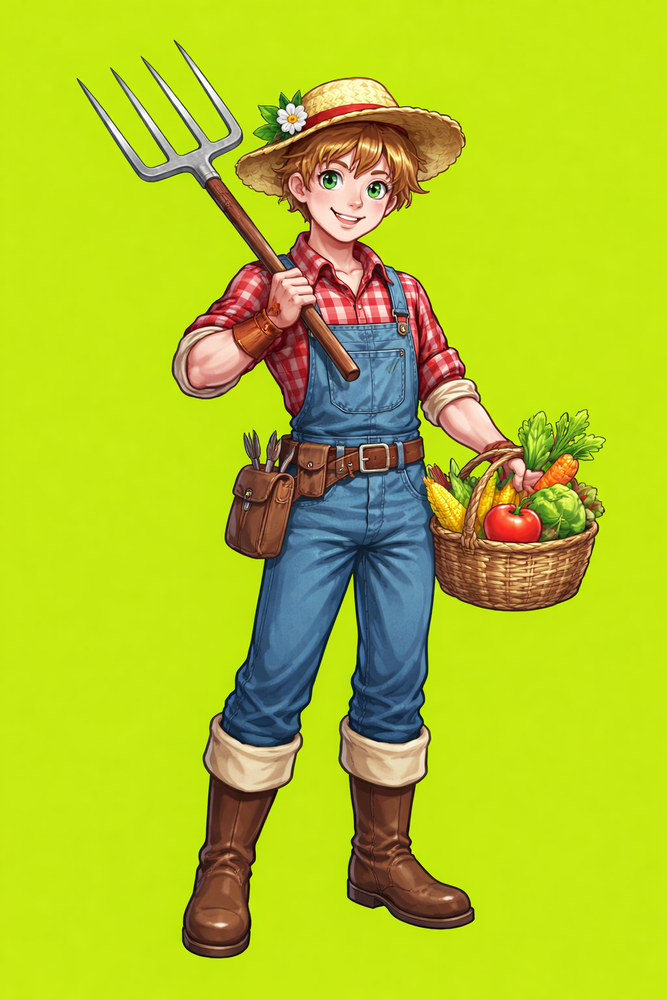
#> input picture Assets/adb5fb55-068e-4b3c-9bda-e4b9da497797.png, 667 x 1000 px, shrunk from 1024 x 1536 before the run
$ python extract_sprites_drag_drop.py adb5fb55-068e-4b3c-9bda-e4b9da497797.png
#> lines starting #> are read from the running program, lines starting #| are printed output that depends on the picture; after the words box and inside, x2 and y2 are one past the last pixel; in counts of white or black regions, pixels touching at a corner belong together
import sys
import os
import cv2
import numpy as np

def extract_sprites(img_path):
#> called with img_path = 'adb5fb55-068e-4b3c-9bda-e4b9da497797.png'
    print(f"Processing spritesheet: {img_path}")

    # Try loading the image with an alpha channel
    img = cv2.imread(img_path, cv2.IMREAD_UNCHANGED)
#> img is the input picture: shape (1000, 667, 3); mean B, G, R 37.2, 198.8, 178.6

    if img is None:
        print(f"  -> Failed to load image: {img_path}")
        return

    # Create a mask to identify distinct sprites
    if len(img.shape) == 3 and img.shape[2] == 4:
        # Use alpha channel if present
        alpha = img[:, :, 3]
        _, mask = cv2.threshold(alpha, 5, 255, cv2.THRESH_BINARY)
    else:
        # Assume top-left pixel is background
        bg_color = img[0, 0]
#> bg_color = [27, 231, 201]
        diff = cv2.absdiff(img, bg_color)
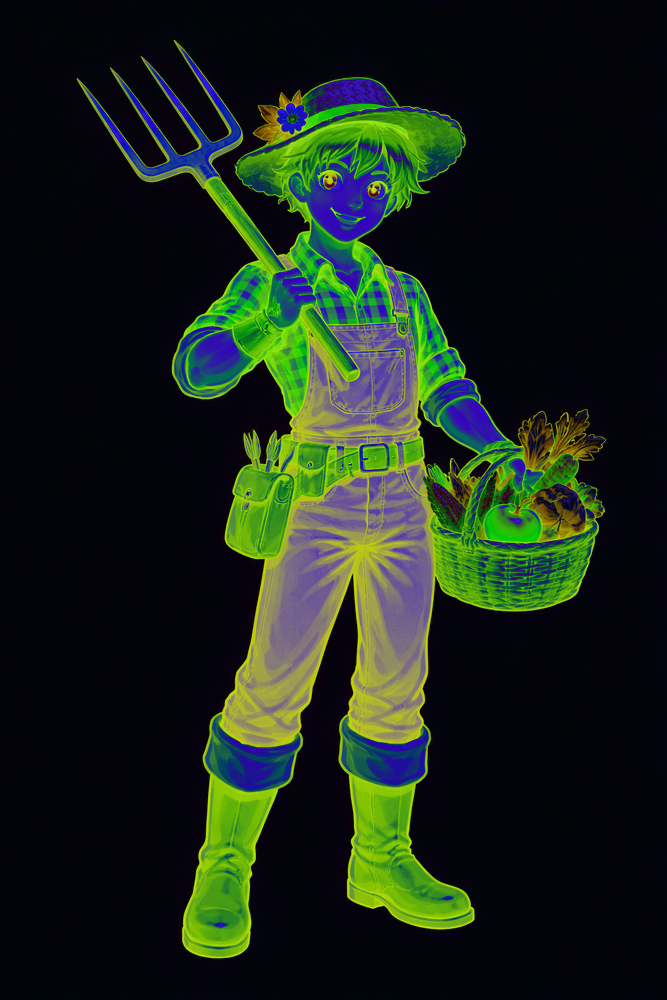
#> diff: shape (1000, 667, 3); mean B, G, R 25.4, 37.3, 25.8
        if len(diff.shape) == 3:
            gray = cv2.cvtColor(diff, cv2.COLOR_BGR2GRAY)
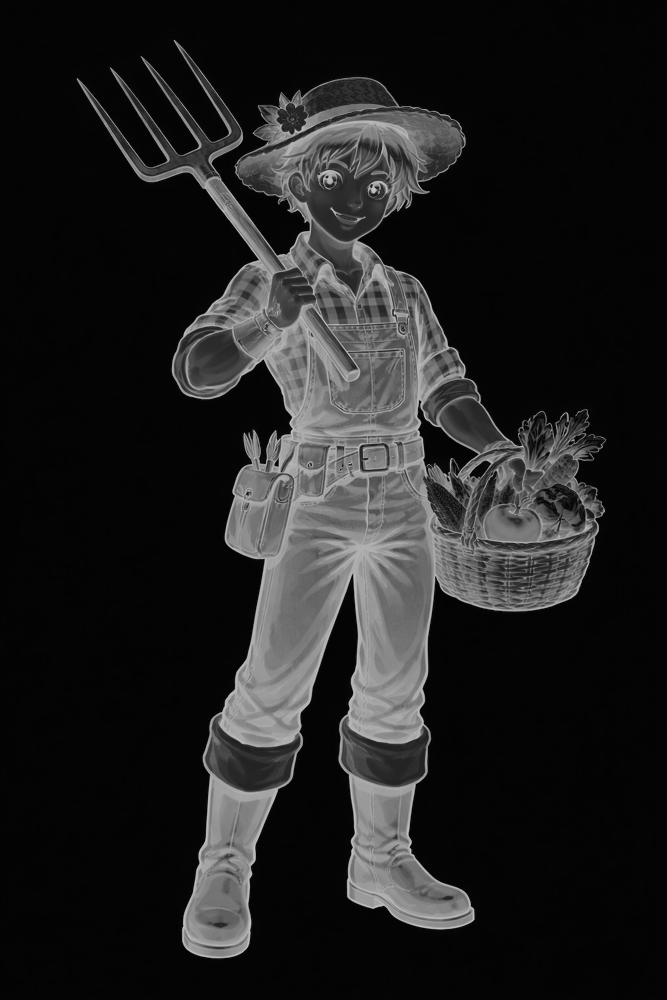
#> gray: shape (1000, 667); min 0, max 199, mean 32.5
        else:
            gray = diff
        _, mask = cv2.threshold(gray, 5, 255, cv2.THRESH_BINARY)
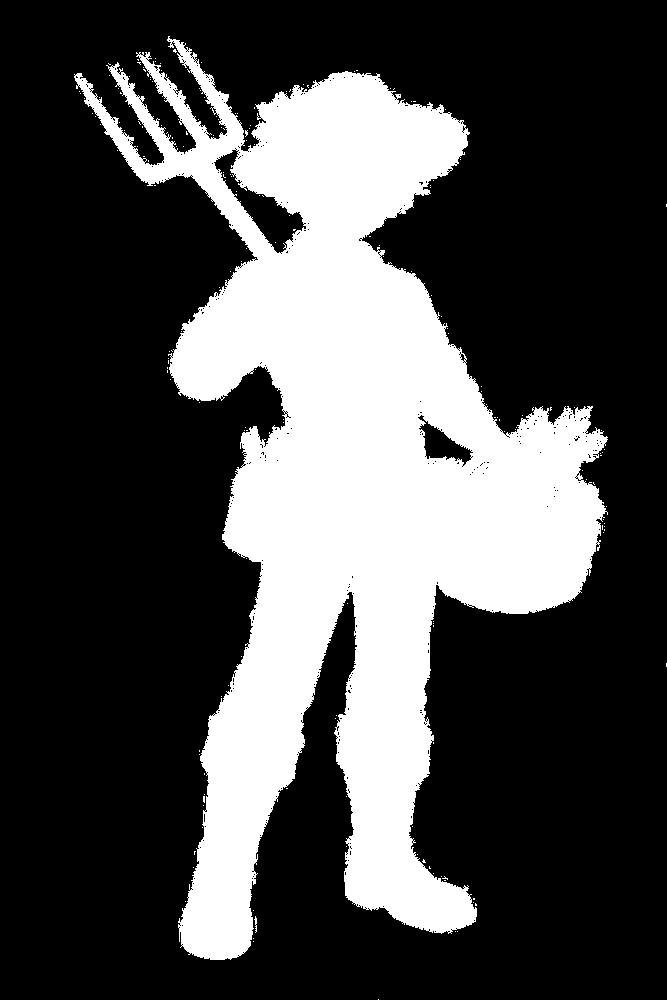
#> mask: shape (1000, 667); 29% white; 183 white regions (181 under 20 px)

    # Find contours around the separate shapes/sprites on the page
    contours, _ = cv2.findContours(mask, cv2.RETR_EXTERNAL, cv2.CHAIN_APPROX_SIMPLE)
#> contours = 173 contours, 172 with area under 20; largest, box (x1, y1, x2, y2) and area: (74, 36, 608, 960) 194926

    # Get the bounding boxes for the contours
    bounding_boxes = [cv2.boundingRect(c) for c in contours]
#> bounding_boxes = 173 items, first 6: (378, 999, 1, 1), (253, 941, 1, 1), (253, 938, 1, 1), (457, 931, 1, 1), (455, 931, 1, 1), (254, 916, 3, 17)

    # Filter out extremely small "noise" blocks/contours (smaller than 5x5 pixels)
    bounding_boxes = [b for b in bounding_boxes if b[2] > 5 and b[3] > 5]
#> bounding_boxes = [(74, 36, 534, 924)]

    print(f"  -> Found {len(bounding_boxes)} sprites to extract.")
#|   -> Found 1 sprites to extract.

    if len(bounding_boxes) == 0:
        print("  -> Could not detect any valid sprites.")
        return

    # Sort the bounding boxes from top to bottom, then left to right
    # (By dividing Y by a chunk size like 20 or 50, we create 'rows' for sorting)
    bounding_boxes.sort(key=lambda b: (b[1] // 20, b[0]))

    base_name = os.path.splitext(os.path.basename(img_path))[0]
    out_dir = os.path.dirname(img_path)

    # Extract each one and save
    count = 1
    for b in bounding_boxes:
        x, y, w, h = b

        # Crop exactly to the sprite's bounds
        sprite = img[y:y+h, x:x+w]

        # Name it like "spritesheet_name_1.png", "spritesheet_name_2.png", etc.
        out_name = os.path.join(out_dir, f"{base_name}_sprite_{count}.png")

        cv2.imwrite(out_name, sprite)
        print(f"  -> Saved: {os.path.basename(out_name)} ({w}x{h})")
        count += 1
#> this loop made 1 pass
#> (x, y, w, h, count) on pass 1: (74, 36, 534, 924, 2)
#|   -> Saved: adb5fb55-068e-4b3c-9bda-e4b9da497797_sprite_1.png (534x924)
#> pass 1, in extract_sprites, `sprite = img[y:y+h, x:x+w]`:
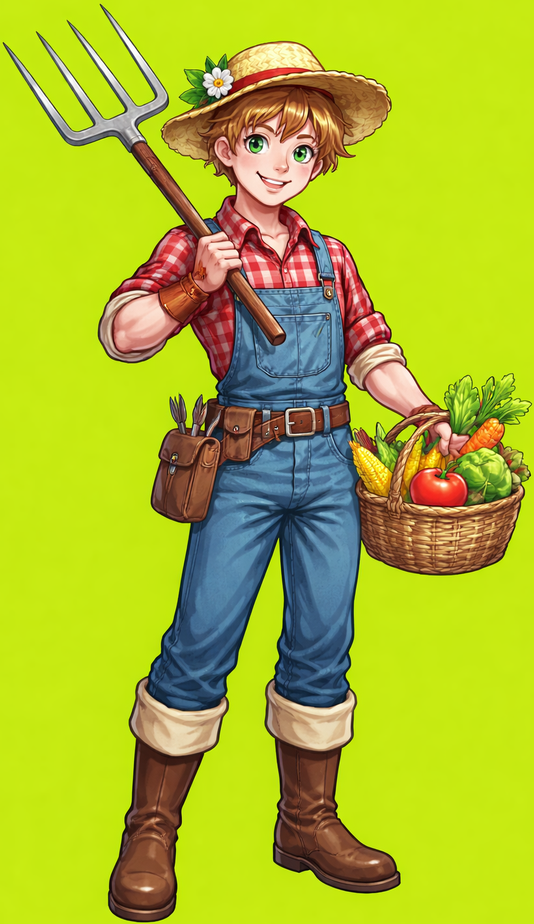
#> sprite: shape (924, 534, 3); mean B, G, R 44.1, 186.2, 171.4
#> after the loop, count = 2

if __name__ == "__main__":
    # Get any dropped files
    args = sys.argv[1:]

    if len(args) > 0:
        # Process every image dragged onto the script
        for img_path in args:
            if os.path.isfile(img_path):
                extract_sprites(img_path)
                print("-" * 50)
            else:
                print(f"Skipping {img_path}, not a valid file.")
    else:
        print("No files detected.")
        print("To use this script: Drag and drop a spritesheet image file directly onto this Python script file.")

    # Prevent the console window from closing instantly
    input("\nPress Enter to exit...")

$ run again, on Assets/block_1.png
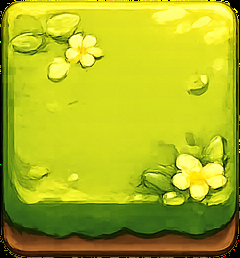
#> input picture Assets/block_1.png, 240 x 258 px
#> in extract_sprites, img is the input picture: shape (258, 240, 4); mean B, G, R, A 30.1, 180.5, 171.6, 247.2
#> in extract_sprites, `alpha = img[:, :, 3]`:
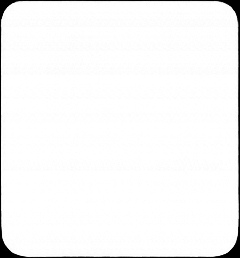
#> alpha: shape (258, 240); min 0, max 255, mean 247.2
#> in extract_sprites, `_, mask = cv2.threshold(alpha, 5, 255, cv2.THRESH_BINARY)`:
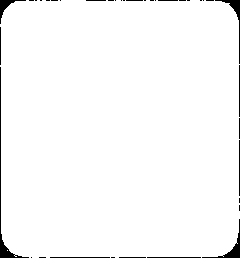
#> mask: shape (258, 240); 97.8% white; 37 black regions (24 under 20 px)
#> contours = 2 contours, 1 with area under 20; largest, box (x1, y1, x2, y2) and area: (0, 0, 240, 258) 60092
#> in extract_sprites, `bounding_boxes = [cv2.boundingRect(c) for c in contours]`: bounding_boxes = [(7, 250, 1, 1), (0, 0, 240, 258)]
#> in extract_sprites, `bounding_boxes = [b for b in bounding_boxes if b[2] > 5 and b[3] > 5]`: bounding_boxes = [(0, 0, 240, 258)]
#|   -> Found 1 sprites to extract.
#> the loop in extract_sprites, `for b in bounding_boxes:` made 1 pass
#> (x, y, w, h, count) on pass 1: (0, 0, 240, 258, 2)
#> (printed output is left out)
#> after the loop in extract_sprites, `for b in bounding_boxes:`: count = 2

$ run again, on Assets/block_10.png
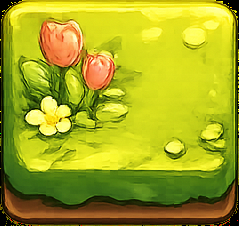
#> input picture Assets/block_10.png, 239 x 226 px
#> in extract_sprites, img is the input picture: shape (226, 239, 4); mean B, G, R, A 30.5, 166.4, 163.4, 246.5
#> in extract_sprites, `alpha = img[:, :, 3]`:
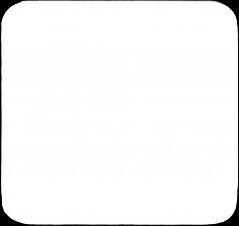
#> alpha: shape (226, 239); min 0, max 255, mean 246.5
#> in extract_sprites, `_, mask = cv2.threshold(alpha, 5, 255, cv2.THRESH_BINARY)`:
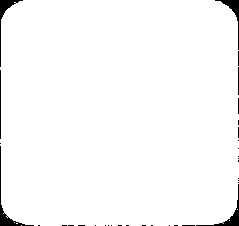
#> mask: shape (226, 239); 97.9% white; 34 black regions (28 under 20 px)
#> contours = 6 contours, 5 with area under 20; largest, box (x1, y1, x2, y2) and area: (0, 0, 239, 226) 52446
#> in extract_sprites, `bounding_boxes = [cv2.boundingRect(c) for c in contours]`: bounding_boxes = [(21, 225, 1, 1), (16, 223, 2, 1), (14, 222, 1, 1), (229, 220, 1, 1), (237, 209, 1, 1), (0, 0, 239, 226)]
#> in extract_sprites, `bounding_boxes = [b for b in bounding_boxes if b[2] > 5 and b[3] > 5]`: bounding_boxes = [(0, 0, 239, 226)]
#|   -> Found 1 sprites to extract.
#> the loop in extract_sprites, `for b in bounding_boxes:` made 1 pass
#> (x, y, w, h, count) on pass 1: (0, 0, 239, 226, 2)
#> (printed output is left out)
#> after the loop in extract_sprites, `for b in bounding_boxes:`: count = 2

$ run again, on Assets/block_11.png
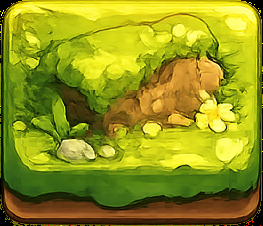
#> input picture Assets/block_11.png, 263 x 226 px
#> in extract_sprites, img is the input picture: shape (226, 263, 4); mean B, G, R, A 25.4, 148.8, 145.9, 246.9
#> in extract_sprites, `alpha = img[:, :, 3]`:
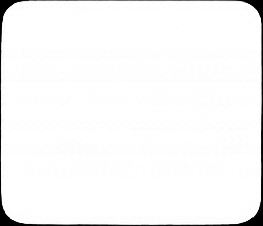
#> alpha: shape (226, 263); min 0, max 255, mean 246.9
#> in extract_sprites, `_, mask = cv2.threshold(alpha, 5, 255, cv2.THRESH_BINARY)`:
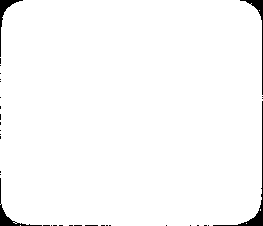
#> mask: shape (226, 263); 98.1% white; 35 black regions (31 under 20 px)
#> contours = 5 contours, 4 with area under 20; largest, box (x1, y1, x2, y2) and area: (0, 0, 263, 226) 57866
#> in extract_sprites, `bounding_boxes = [cv2.boundingRect(c) for c in contours]`: bounding_boxes = [(20, 225, 1, 1), (246, 223, 1, 1), (260, 209, 1, 2), (259, 10, 1, 1), (0, 0, 263, 226)]
#> in extract_sprites, `bounding_boxes = [b for b in bounding_boxes if b[2] > 5 and b[3] > 5]`: bounding_boxes = [(0, 0, 263, 226)]
#|   -> Found 1 sprites to extract.
#> the loop in extract_sprites, `for b in bounding_boxes:` made 1 pass
#> (x, y, w, h, count) on pass 1: (0, 0, 263, 226, 2)
#> (printed output is left out)
#> after the loop in extract_sprites, `for b in bounding_boxes:`: count = 2
